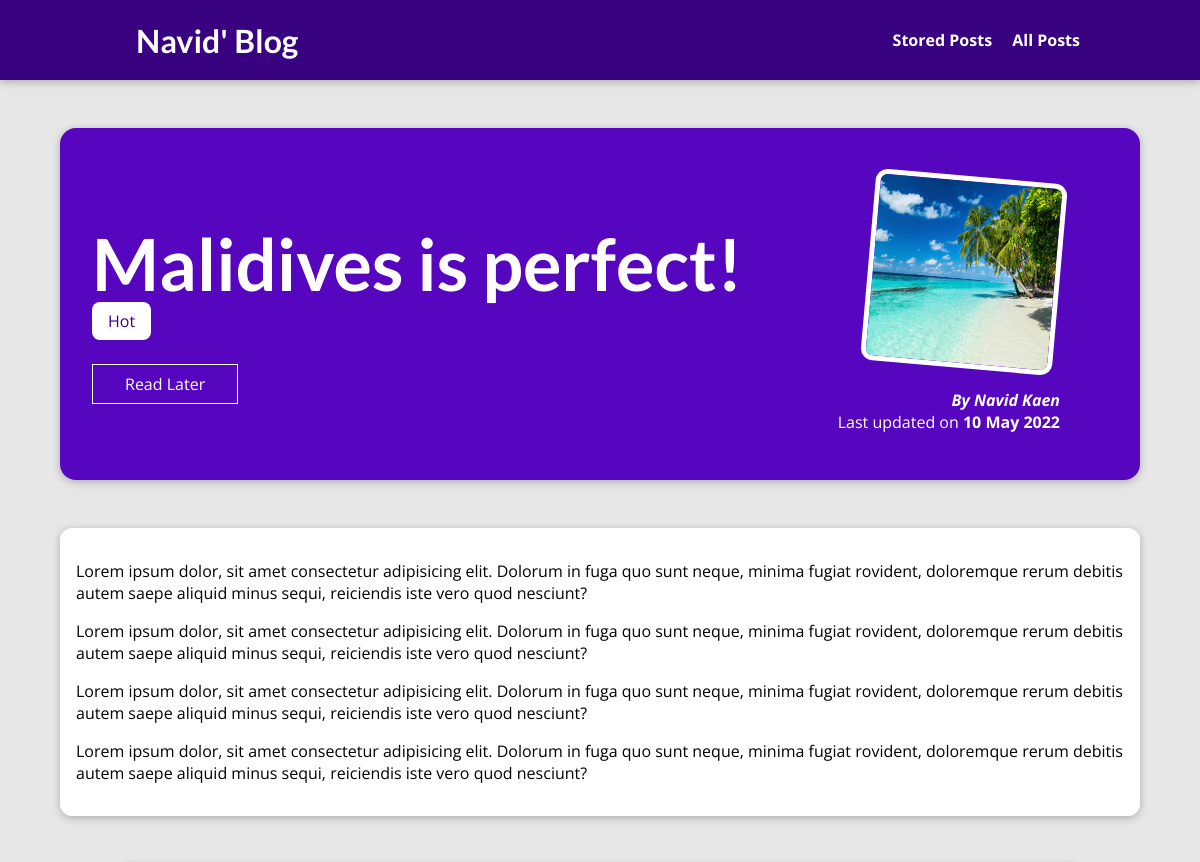
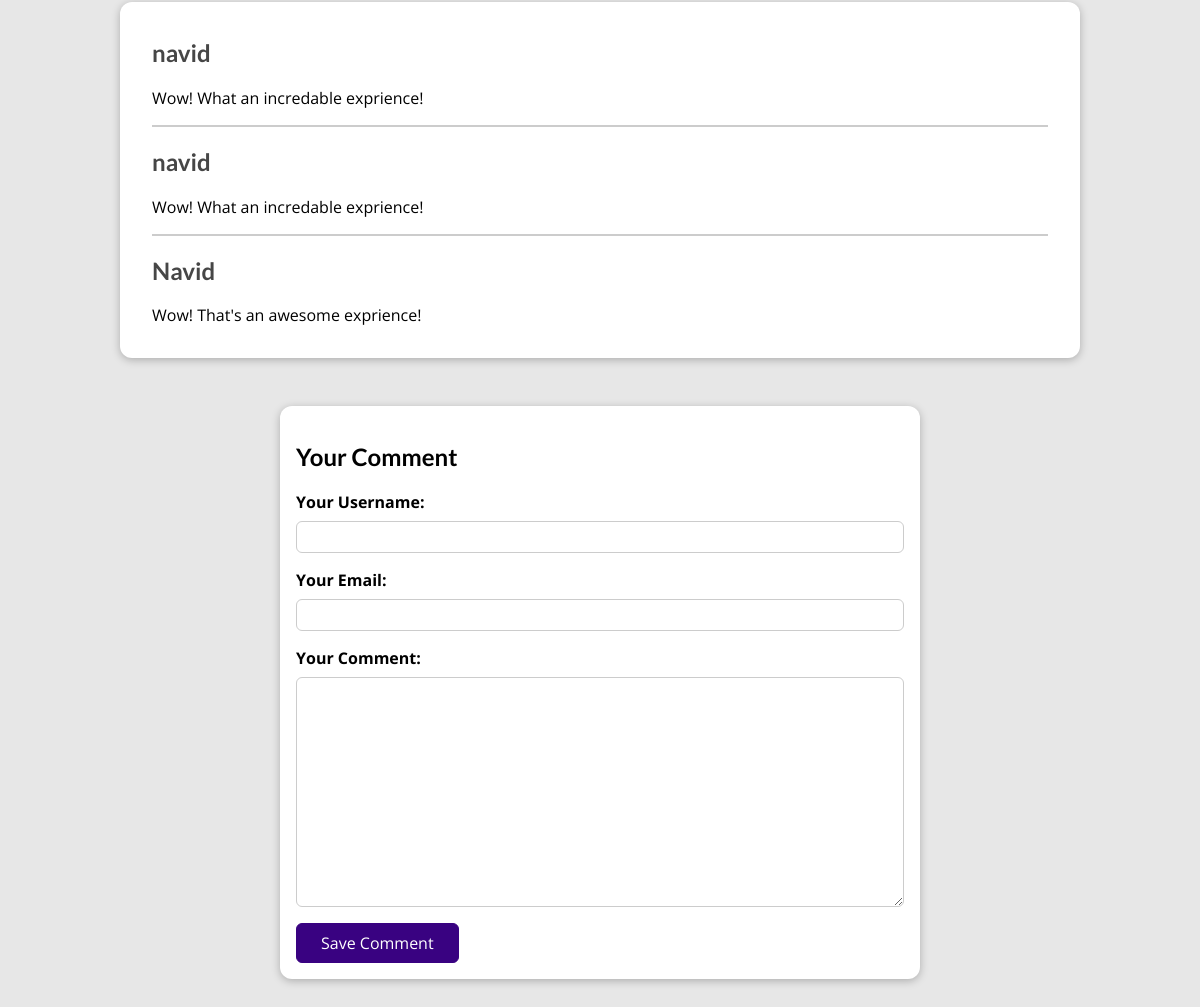
Screenshot of /posts/visiting-the-maldives with the database file from the repository (2 pictures, top to bottom).
### blog/models.py (models this page shows, shortened)
class Post(models.Model):
    title = models.CharField(max_length=150)
    excerpt = models.CharField(max_length=250)
    image = models.ImageField(upload_to="posts", null=True)
    date = models.DateField(auto_now=True)
    slug = models.SlugField(unique=True, db_index=True)
    content = models.TextField(validators=[MinLengthValidator(10)])
    author = models.ForeignKey(
        Author, on_delete=models.SET_NULL, null=True, related_name="posts")
    tag = models.ManyToManyField(Tag)

class Tag(models.Model):
    caption = models.CharField(max_length=80)

class Author(models.Model):
    first_name = models.CharField(max_length=100)
    last_name = models.CharField(max_length=100)
    email_address = models.EmailField()
    def full_name(self):
        return f"{self.first_name} {self.last_name}"
    def __str__(self):
        return self.full_name()

class Comment(models.Model):
    username = models.CharField(max_length=120)
    user_email = models.EmailField()
    text = models.TextField(max_length=400)
    post = models.ForeignKey(
        Post, on_delete=models.CASCADE, related_name="comments")

### blog/views.py (the view, shortened to what this page needs)
# urls.py: path("posts/<slug:slug>", views.PostDetailView.as_view(),
class PostDetailView(View):
    def is_stored_post(self, request, post_id):
        stored_post = request.session.get("stored_posts")
        if stored_post is not None:
            is_saved_for_later = post_id in stored_post
        else:
            is_saved_for_later = False
        return is_saved_for_later
    def get(self, request, slug):
        post = Post.objects.get(slug=slug)
        context = {
            "post": post,
            "post_tags": post.tag.all(),
            "comment_form": CommentForm(),
            "comments": post.comments.all().order_by("-id"),
            "is_saved_for_later": self.is_stored_post(request, post.id)
        }
        return render(request, "blog/post-detail.html", context)

### blog/forms.py
class CommentForm(forms.ModelForm):
    class Meta:
        model = Comment
        exclude = ["post"]
        labels = {
            "username" : "Your Username",
            "user_email": "Your Email",
            "text": "Your Comment"
        }

### blog/templates/blog/post-detail.html (shortened to what this page needs)
{% extends "base.html" %}
{% load static %}
{% block css_files %}
    <link rel="stylesheet" href="{% static "blog/post-detail.css" %}" />
{% endblock %}
{% block content%}
    <section id="summary">
        <h2>{{ post.title }}</h2>
        <div>
            {% for tag in post_tags %}
                <span class="tag">{{ tag.caption }}</span>
            {% endfor %}
        </div>
        <form action="{% url "read-later" %}" method="POST">
            <div id="read-later">
                <button>
                    {% if is_saved_for_later %}
                        Remove!
                    {% else %}
                        Read Later
                    {% endif %}
                </button>
            </div>
        </form>
        <article>
            <img src="{{ post.image.url }}" />
            <address>By <a href="mailto:{{ post.author.email_address}}">{{ post.author }}</a></address>
            <div>Last updated on <time>{{ post.date|date:"d M Y" }}</time></div>
        </article>
    </section>
    <main>
        {{ post.content|linebreaks }}
    </main>
    <section id="comments">
        <ul>
            {% for comment in comments %}
                <li>
                    <h2>{{ comment.username }}</h2>
                    <p>{{ comment.text }}</p>
                </li>
            {% endfor %}
        </ul>
    </section>
    <section id="comment-form">
        <h2>Your Comment</h2>
        <form action="{% url "specific-post" post.slug %}" method="POST">
            {% for form_field in comment_form %}
                <div class="form-control {% if form_field.errors %} invalid {% endif %}">
                    {{ form_field.label_tag }}
                    {{ form_field }}
                </div>
            {% endfor %}
            <button>Save Comment</button>
        </form>
    </section>
{% endblock %}

### static/app.css (style rules this page uses)
* { box-sizing: border-box; }
html { font-family: 'Open Sans', 'Lato', sans-serif; }
body { margin: 0; }
h1, h2, h3 { font-family: 'Lato', sans-serif; font-weight: bold; }

### blog/static/blog/post-detail.css (style rules this page uses)
body { background-color: #e7e7e7; }
#summary { margin: 8rem auto 3rem auto; padding: 2rem; width: 90%; max-width: 90rem; border-radius: 16px; background-color: #5706c0; position: relative; box-shadow: 0 2px 8px rgba(0, 0, 0, 0.25); height: 22rem; }
#summary h2 { color: white; font-size: 4.5rem; margin-bottom: 0.25rem; }
#summary article { position: absolute; top: 2rem; right: 3rem; padding: 1rem 2rem; border-radius: 12px; text-align: right; color: white; }
#summary article img { width: 12rem; height: 12rem; border-radius: 12px; transform: rotateZ(5deg); border: 5px solid white; margin-bottom: 1rem; }
#summary address { font-weight: bold; }
#summary a { color: white; text-decoration: none; }
#summary time { font-weight: bold; }
main { width: 90%; max-width: 90rem; margin: 3rem auto; background-color: white; padding: 1rem; border-radius: 12px; box-shadow: 0 2px 8px rgba(0, 0, 0, 0.25); }
.tag { background-color: white; color: #390281; padding: 0.5rem 1rem; border-radius: 8px; }
#comment-form { margin: 3rem auto; width: 90%; max-width: 40rem; border-radius: 12px; background-color: white; box-shadow: 0 2px 8px rgba(0, 0, 0, 0.25); padding: 1rem; }
#comment-form button { font: inherit; background-color: #390281; color: white; border: 1px solid #390281; padding: 0.5rem 1.5rem; border-radius: 6px; cursor: pointer; }
.form-control { margin-bottom: 1rem; }
.form-control label { font-weight: bold; margin-bottom: 0.5rem; display: block; }
.form-control input, .form-control textarea { display: block; width: 100%; font: inherit; padding: 0.25rem; border-radius: 6px; border: 1px solid #ccc; }
#comments { margin: 3rem auto; width: 90%; max-width: 60rem; border-radius: 12px; background-color: white; box-shadow: 0 2px 8px rgba(0, 0, 0, 0.25); padding: 1rem 2rem; }
#comments ul { list-style: none; margin: 0; padding: 0; }
#comments li { margin-bottom: 1rem; border-bottom: 2px solid #ccc; }
#comments li:last-of-type { border-bottom: none; }
#comments h2 { color: #464646 }
#read-later { margin: 2rem 0; }
#read-later button { background-color: transparent; border: 1px solid white; padding: 0.5rem 2rem; font: inherit; color: white; cursor: pointer; }

### rows the page displays
Post: title "Malidives is perfect!", image (picture), author "Navid Kaen", date "10 May 2022", content "Lorem ipsum dolor, sit amet consectetur adipisicing elit. Dolorum in fuga quo sunt neque, minima fugiat rovident, doloremque rerum debitis autem saepe aliquid minus sequi, reiciendis iste vero quod nesciunt? Lorem ipsum dolor, sit amet consectetur adipisicing elit. Dolorum in fuga quo sunt neque, minima fugiat rovident, doloremque rerum debitis autem saepe aliquid minus sequi, reiciendis iste vero quod nesciunt? Lorem ipsum dolor, sit amet consectetur adipisicing elit. Dolorum in fuga quo sunt neque, minima fugiat rovident, doloremque rerum debitis autem saepe aliquid minus sequi, reiciendis iste vero quod nesciunt? Lorem ipsum dolor, sit amet consectetur adipisicing elit. Dolorum in fuga…"
Tag: caption "Hot"
Comment: username "navid", text "Wow! What an incredable exprience!"
Comment: username "navid", text "Wow! What an incredable exprience!"
Comment: username "Navid", text "Wow! That's an awesome exprience!"
